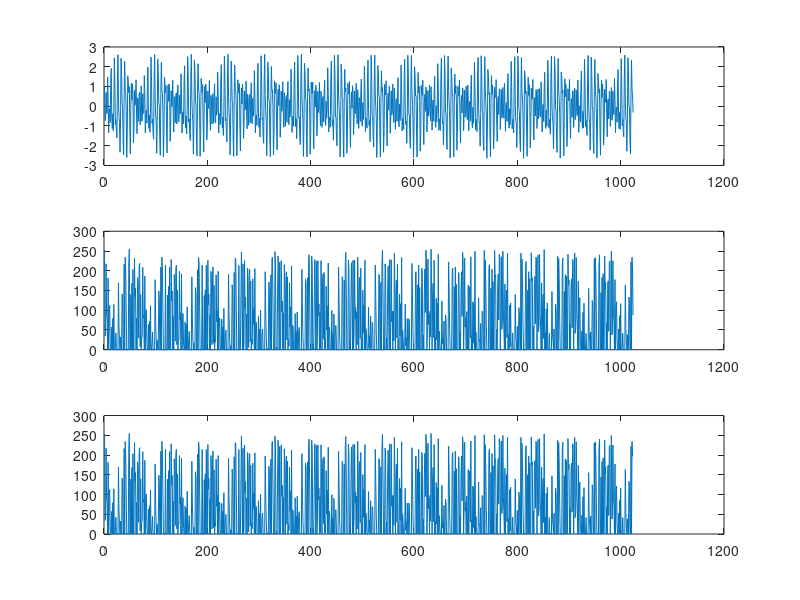

MATLAB code for this plot:
clc
close all
%for generation and sampling
N=1024;
Vr=2;
n=1:1:N;
LUT(n)=sin(1000*n)+sin(2000*n)+sin(12000*n)
subplot(311)
plot(n,LUT)
%for quantization
Nb=8;
L=2^8;
LSB=Vr/L;
for i=1:N
    for j=1:L
if ( LUT(i)>=-1+(j-1)*LSB && LUT(i)<=-1+j*LSB )
    DAC(i)=(2*j-1)/2;
end
    end
end
subplot(312)
plot(DAC)
fd=1;
fs=1024;
td=1/fd;
ph_st=((fd/fs)*2*pi);
lc_st=round(ph_st/((2*pi)/N));
init=1;
loc=1;
for t=init:1:N
    gen(t)=DAC(loc);
    loc=loc+lc_st;
    if loc>=N
        break
    end
end
loc=1;
init=t;
subplot(313)
plot(gen)


    
